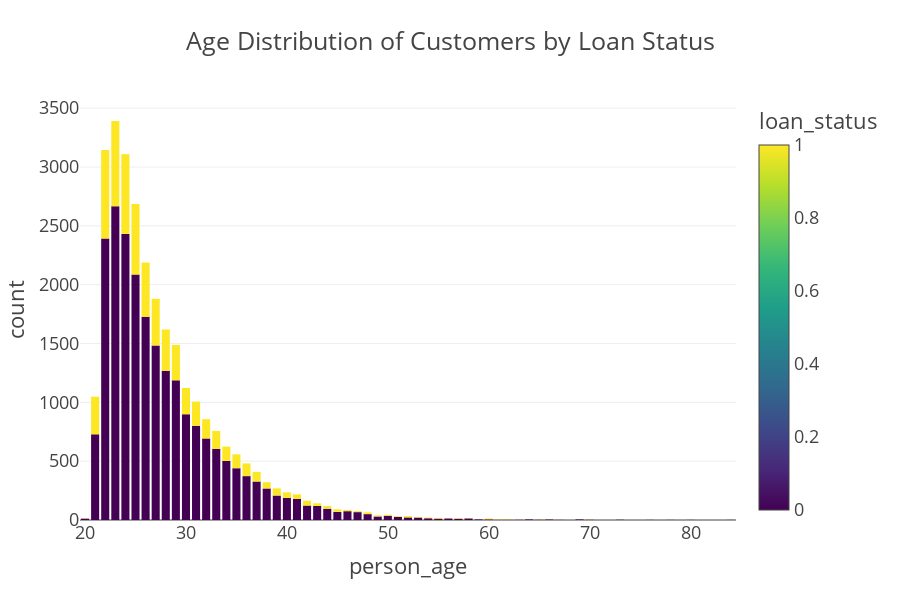

The notebook cell this image was saved under:
### Markdown cell above
The majority of individuals in the dataset have not defaulted on any loans. However, there is a smaller subset of individuals who have defaulted on loans between 3 to 8 times.

### Code cell
grouped_df = df_cr.groupby(['person_age', 'loan_status']).size().reset_index(name='count')

# Plot the grouped bar chart
fig = px.bar(grouped_df, 
             x='person_age', 
             y='count', 
             color='loan_status', 
             color_discrete_sequence=px.colors.sequential.Blues_r, 
             width=900, 
             height=600, 
             title='Age Distribution of Customers by Loan Status',
             template='presentation')
fig.show()

### Figure 1 — Plotly figure (JSON) as saved in the notebook; plotly's stock layout.template omitted (floating-point values rounded to 4 significant figures)
{"data": [{"alignmentgroup": "True", "hovertemplate": "person_age=%{x}<br>count=%{y}<br>loan_status=%{marker.color}<extra></extra>", "legendgroup": "", "marker": {"color": [0, 1, 0, 1, 0, 1, 0, 1, 0, 1, 0, 1, 0, 1, 0, 1, 0, 1, 0, 1, 0, 1, 0, 1, 0, 1, 0, 1, 0, 1, 0, 1, 0, 1, 0, 1, 0, 1, 0, 1, 0, 1, 0, 1, 0, 1, 0, 1, 0, 1, 0, 1, 0, 1, 0, 1, 0, 1, 0, 1, 0, 1, 0, 1, 0, 1, 0, 1, 0, 1, 0, 1, 0, 1, 0, 1, 0, 1, 0, 0, 1, 0, 1, 0, 1, 0, 1, 0, 1, 0, 1, 0, 1, 0, 0, 0, 1, 0, 0, 0, 0, 0], "coloraxis": "coloraxis", "pattern": {"shape": ""}}, "name": "", "offsetgroup": "", "orientation": "v", "showlegend": false, "textposition": "auto", "type": "bar", "x": [20, 20, 21, 21, 22, 22, 23, 23, 24, 24, 25, 25, 26, 26, 27, 27, 28, 28, 29, 29, 30, 30, 31, 31, 32, 32, 33, 33, 34, 34, 35, 35, 36, 36, 37, 37, 38, 38, 39, 39, 40, 40, 41, 41, 42, 42, 43, 43, 44, 44, 45, 45, 46, 46, 47, 47, 48, 48, 49, 49, 50, 50, 51, 51, 52, 52, 53, 53, 54, 54, 55, 55, 56, 56, 57, 57, 58, 58, 59, 60, 60, 61, 61, 62, 62, 63, 63, 64, 64, 65, 65, 66, 66, 67, 69, 70, 70, 73, 76, 78, 80, 84], "xaxis": "x", "y": [12, 2, 728, 320, 2393, 751, 2666, 725, 2431, 678, 2086, 600, 1727, 461, 1483, 397, 1268, 351, 1187, 301, 899, 223, 801, 205, 693, 164, 605, 152, 502, 122, 440, 118, 373, 108, 327, 82, 268, 53, 208, 61, 188, 47, 179, 39, 123, 41, 119, 23, 96, 23, 69, 22, 75, 11, 67, 9, 50, 15, 30, 10, 36, 9, 26, 7, 22, 11, 21, 5, 15, 6, 12, 6, 13, 1, 11, 4, 14, 3, 5, 6, 7, 4, 4, 3, 3, 2, 1, 6, 1, 3, 2, 6, 2, 1, 5, 3, 2, 2, 1, 1, 1, 1], "yaxis": "y"}], "layout": {"barmode": "relative", "coloraxis": {"colorbar": {"title": {"text": "loan_status"}}, "colorscale": [[0, "#440154"], [0.1111, "#482878"], [0.2222, "#3e4989"], [0.3333, "#31688e"], [0.4444, "#26828e"], [0.5556, "#1f9e89"], [0.6667, "#35b779"], [0.7778, "#6ece58"], [0.8889, "#b5de2b"], [1, "#fde725"]]}, "height": 600, "legend": {"tracegroupgap": 0}, "title": {"text": "Age Distribution of Customers by Loan Status"}, "width": 900, "xaxis": {"anchor": "y", "domain": [0, 1], "title": {"text": "person_age"}}, "yaxis": {"anchor": "x", "domain": [0, 1], "title": {"text": "count"}}}}
